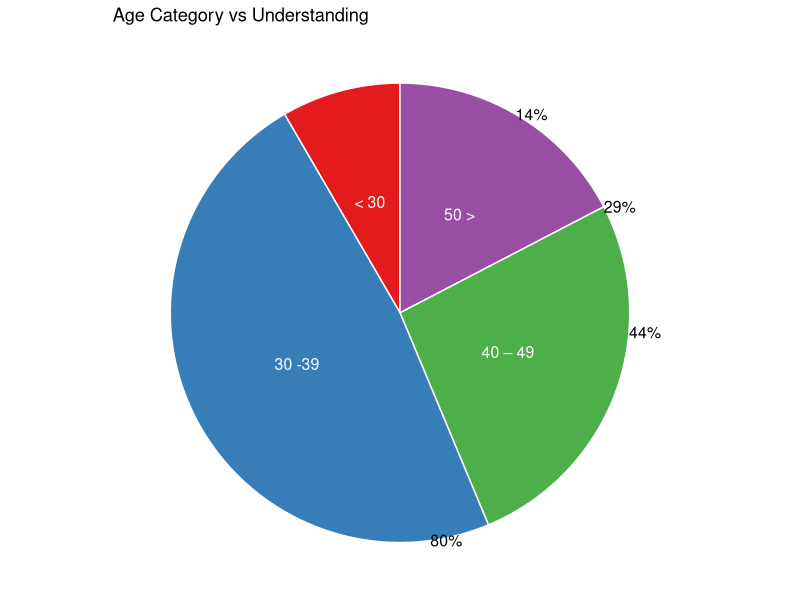

Recreate this plot in R.
library(readxl)
library(ggplot2)
library(dplyr)
age_group<-as.data.frame(read_excel("Demographic_and_BI_adoption.xlsx", sheet = "Demography_information", range = "C2:C13",col_names = FALSE,col_types = "text"))

bi_doption<-as.data.frame(read_excel("Demographic_and_BI_adoption.xlsx", sheet = "Business_intelligence_adoption", range = "D2:D13",col_names = FALSE,col_types = "text"))

occurance<-table(age_group[,1],bi_doption[,1])

q<-as.data.frame.matrix(occurance)
age_row_names <-as.data.frame(row.names.data.frame(q))
nFrame<-data.frame(
  age = age_row_names,
  no = q[,1],
  yes = q[,2]
)
colnames(nFrame)<-c("age","no","yes")

# Compute the position of labels

data <- nFrame %>% 
  arrange(desc(age)) %>%
  mutate(prop = round(yes / sum(nFrame$yes) *100,0)) %>%
  mutate(ypos = round(cumsum(prop)- 0.5*prop,0))

tiff("understanding_vs_age_pieChat.tiff", units="in", width=5, height=5, res=300)
ggplot(data, aes(x="",y = ypos,fill=age)) + 
  geom_bar(stat="identity", width=1, color="white")+
  coord_polar("y", start=0)+
  labs(
    title = "Age Category vs Understanding",
    x="Age Categories",
    y="Frequency",
    fill ="Legend"
  )+theme_void()+
  theme(legend.position="none") +
  geom_text(aes(y = ypos, label = age), color = "white", size=4,position = position_stack(vjust = 0.5)) +
  scale_fill_brewer(palette="Set1")+
  geom_text(aes(x = 1.5, y = ypos, label = paste0(round(ypos, 1), "%")),
            size = 4, hjust = 0)
dev.off()
